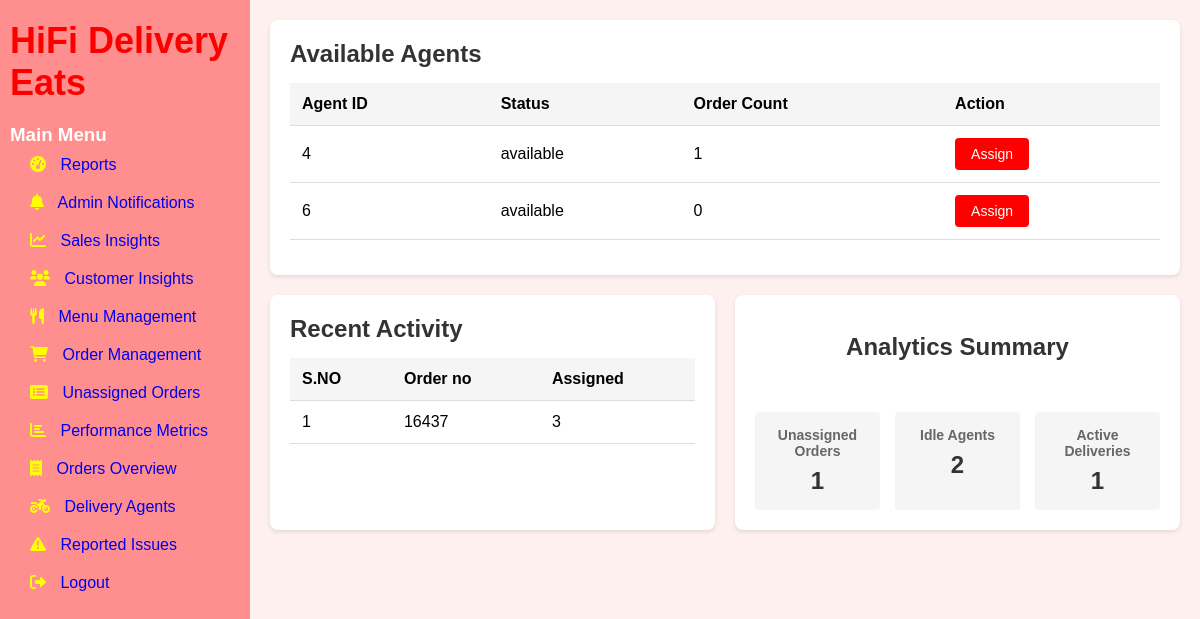
Before: /assign-dashboard/1 with the older database file.
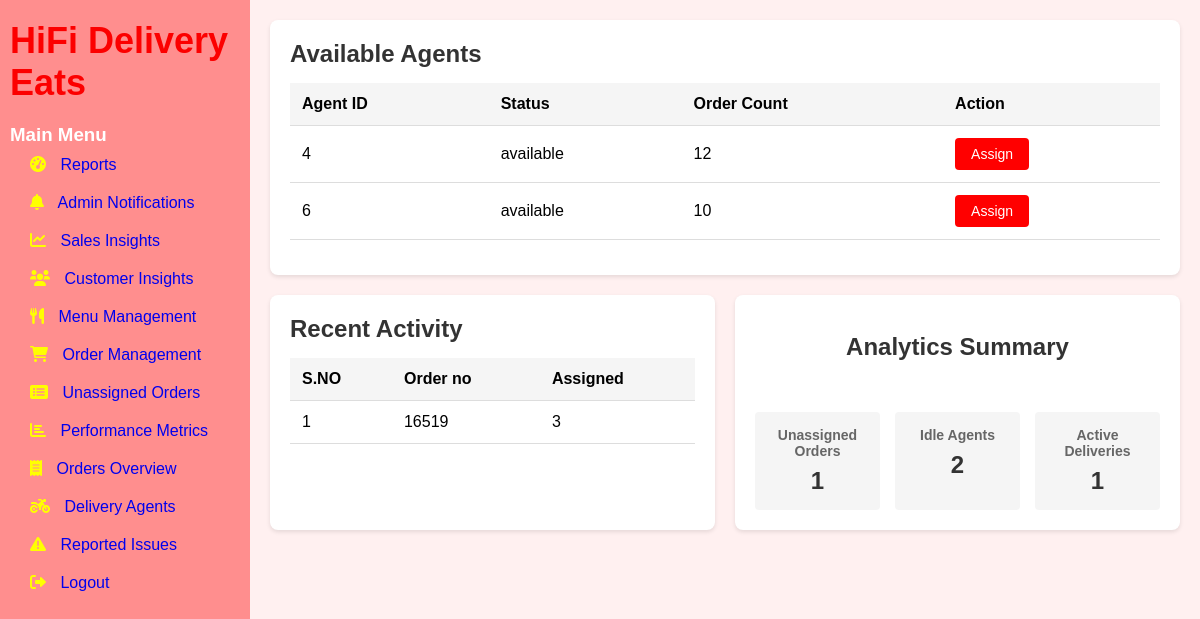
After: the same page with the newer database file.
### tables this page shows
CREATE TABLE Delivery_agents (
        id INTEGER PRIMARY KEY,
        name TEXT NOT NULL,
        status TEXT NOT NULL,
        FOREIGN KEY (id) REFERENCES Users(user_id),
        FOREIGN KEY (name) REFERENCES Users(full_name)
    );

### app.py (the view)
@app.route('/assign-dashboard/<int:order_id>')
def agent_assignment_dashboard(order_id):
    db = get_db_connection()
    cur = db.cursor()
    cur.execute('''SELECT da.*,
    COALESCE((SELECT COUNT(*)
        FROM Delivery d
        WHERE d.Delivery_Agent_ID = da.id AND date(d.Delivery_time) = date('now')), 0) as today_orders
    FROM Delivery_agents da
    WHERE da.status = 'available';''')
    order_count = cur.fetchall()
    agents = [{"id":count[0], "name":count[1], "status":count[2], "order_count":count[3]}
                   for count in order_count]
    cur.execute("""
        SELECT d.order_id, d.delivery_agent_id
        FROM Delivery d WHERE Status='Assigned'
        ORDER BY d.pickup_time DESC LIMIT 5
    """)
    recent_activities = cur.fetchall()
    recent_activities = [
        {"S_No": i + 1, "order_id": activity[0], "agent_id": activity[1] or "Unassigned"}
        for i, activity in enumerate(recent_activities)
    ]
    cur.execute("SELECT COUNT(*) FROM Delivery WHERE status = 'Unassigned'")
    unassigned_orders = cur.fetchone()[0]
    cur.execute("SELECT COUNT(*) FROM Delivery_agents WHERE status = 'available'")
    idle_agents = cur.fetchone()[0]
    cur.execute("SELECT COUNT(*) FROM Delivery WHERE status IN ('Assigned', 'Out for delivery')")
    active_deliveries = cur.fetchone()[0]
    analytics_summary = {
        'unassigned_orders': unassigned_orders,
        'idle_agents': idle_agents,
        'active_deliveries': active_deliveries
    }
    return render_template(
        'order_assignment.html',
        agents=agents,
        recent_activities=recent_activities,
        analytics_summary=analytics_summary,
        order_id=order_id
    )

### app.py (called while the page is built)
@app.teardown_appcontext
def close_connection(exception):
    db = getattr(g, '_database', None)
    if db is not None:
        db.close()

def get_db_connection():
    conn = sqlite3.connect("existing_database.db")
    conn.row_factory = sqlite3.Row
    return conn

### templates/order_assignment.html (shortened to what this page needs)
{% extends 'base.html' %}
{% block extra_css %}
<link rel="stylesheet" href="{{ url_for('static', filename='css/order_assignment.css') }}">
{% endblock %}
{% block content %}
<div class="section-box agents-section">
    <h2>Available Agents</h2>
    <table class="agents-table">
        <thead>
            <tr>
                <th>Agent ID</th>
                <th>Status</th>
                <th>Order Count</th>
                <th>Action</th>
            </tr>
        </thead>
        <tbody>
            {% for agent in agents %}
            <tr>
                <td>{{ agent.id }}</td>
                <td>{{ agent.status }}</td>
                <td>{{agent.order_count}}</td>
                <td>
                    <form method="POST" action="{{ url_for('assign_agent', order_id=order_id, agent_id=agent.id) }}"
                       data-order-id="{{ order_id }}" data-agent-id="{{ agent.id }}">
                       <button type="button" class="assign-btn">Assign</button>
                    </form>
                </td>
            </tr>
            {% endfor %}
        </tbody>
    </table>
</div>
<div class="bottom-sections">
    <div class="section-box recent-activity">
        <h2>Recent Activity</h2>
        <table>
            <thead>
                <tr>
                    <th>S.NO</th>
                    <th>Order no</th>
                    <th>Assigned</th>
                </tr>
            </thead>
            <tbody>
                {% for activity in recent_activities %}
                <tr>
                    <td>{{ activity.S_No }}</td>
                    <td>{{ activity.order_id }}</td>
                    <td>{{ activity.agent_id or 'Unassigned' }}</td>
                </tr>
                {% endfor %}
            </tbody>
        </table>
    </div>
    <div class="section-box analytics-summary">
        <br><h2 style="text-align: center;">Analytics Summary</h2><br><br>
        <div class="analytics-grid">
            <div class="analytics-item">
                <h3>Unassigned Orders</h3>
                <p>{{ analytics_summary.unassigned_orders }}</p>
            </div>
            <div class="analytics-item">
                <h3>Idle Agents</h3>
                <p>{{ analytics_summary.idle_agents }}</p>
            </div>
            <div class="analytics-item">
                <h3>Active Deliveries</h3>
                <p>{{ analytics_summary.active_deliveries }}</p>
            </div>
        </div>
    </div>
</div>
{% endblock %}

Changed rows visible on the page:
changed Delivery_agents id 4: order_count "1" → "12"
changed Delivery_agents id 6: order_count "0" → "10"
Other visible differences:
new list line: "1 16519 3"
list line gone: "1 16437 3"
